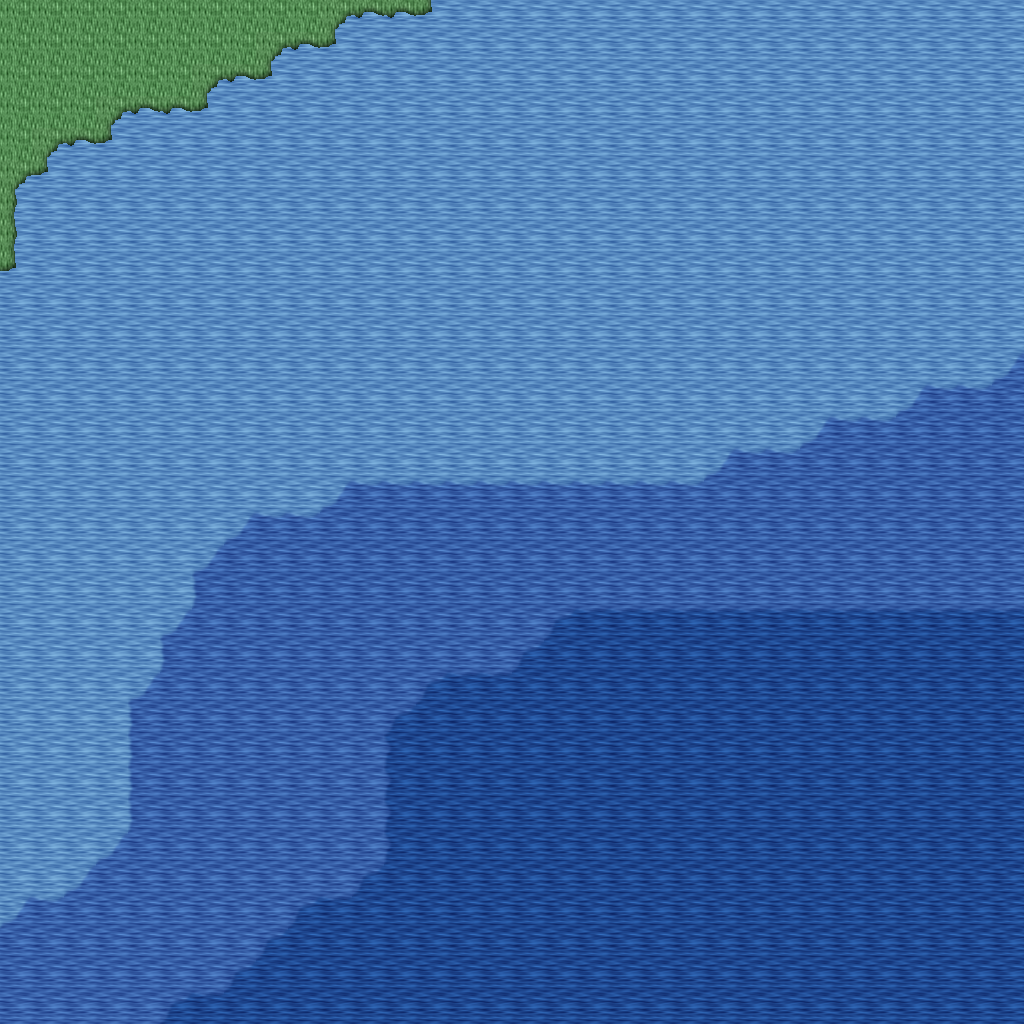

The image is a tile-based game level rendered from a .tmx file. Its description and source (layers, tilesets, objects; grid data summarised) follow:
An orthogonal 32x32 tile map with 32x32 px tiles, 5 tile layers (Ground, Objects, Objects2, Above, ...), 1 hidden layer not drawn, 14 tilesets.

<map version="1.10" tiledversion="1.11.0" orientation="orthogonal" renderorder="right-down" width="32" height="32" tilewidth="32" tileheight="32" infinite="0" nextlayerid="11" nextobjectid="1">
 <tileset firstgid="1" name="ground_ground" tilewidth="32" tileheight="32" tilecount="33" columns="3">
  <image source="../drawable/ground_ground.png" width="96" height="352" />
 </tileset>
 <tileset firstgid="34" name="plant_flower_daisy_red" tilewidth="32" tileheight="32" tilecount="8" columns="2">
  <image source="../drawable/plant_flower_daisy_red.png" width="64" height="128" />
 </tileset>
 <tileset firstgid="42" name="ground_grass_edges" tilewidth="32" tileheight="32" tilecount="36" columns="12">
  <image source="../drawable/ground_grass_edges.png" width="384" height="96" />
 </tileset>
 <tileset firstgid="78" name="ground_grass_corners" tilewidth="32" tileheight="32" tilecount="24" columns="6">
  <image source="../drawable/ground_grass_corners.png" width="192" height="128" />
 </tileset>
 <tileset firstgid="102" name="ground_water_pool" tilewidth="32" tileheight="32" tilecount="72" columns="3">
  <image source="../drawable/ground_water_pool.png" width="96" height="768" />
 </tileset>
 <tileset firstgid="174" name="plant_flower_daisy_white" tilewidth="32" tileheight="32" tilecount="8" columns="2">
  <image source="../drawable/plant_flower_daisy_white.png" width="64" height="128" />
 </tileset>
 <tileset firstgid="182" name="plant_grasses" tilewidth="32" tileheight="32" tilecount="6" columns="3">
  <image source="../drawable/plant_grasses.png" width="96" height="64" />
 </tileset>
 <tileset firstgid="188" name="item_statue_bird" tilewidth="32" tileheight="32" tilecount="8" columns="2">
  <image source="../drawable/item_statue_bird.png" width="64" height="128" />
 </tileset>
 <tileset firstgid="196" name="plant_tree_tree_darkgreen" tilewidth="32" tileheight="32" tilecount="88" columns="8">
  <image source="../drawable/plant_tree_tree_darkgreen.png" width="256" height="352" />
 </tileset>
 <tileset firstgid="284" name="logic_collision" tilewidth="32" tileheight="32" tilecount="1" columns="1">
  <image source="../drawable/logic_collision.png" width="32" height="32" />
 </tileset>
 <tileset firstgid="285" name="ground_water_pool_deep" tilewidth="32" tileheight="32" tilecount="72" columns="3">
  <image source="../drawable/ground_water_pool_deep.png" width="96" height="768" />
 </tileset>
 <tileset firstgid="357" name="logic_item_fruits" tilewidth="32" tileheight="32" tilecount="16" columns="8">
  <image source="../drawable/logic_item_fruits.png" width="256" height="64" />
 </tileset>
 <tileset firstgid="373" name="plant_tree_umbrella_thorn" tilewidth="32" tileheight="32" tilecount="18" columns="6">
  <image source="../drawable/plant_tree_umbrella_thorn.png" width="192" height="96" />
 </tileset>
 <tileset firstgid="391" name="light_light_5x5" tilewidth="32" tileheight="32" tilecount="25" columns="5">
  <image source="../drawable/light_light_5x5.png" width="160" height="160" />
 </tileset>
 <layer id="1" name="Ground" width="32" height="32">
  <data>[1024 cells, 1024 non-empty, 7 distinct tile ids]</data>
 </layer>
 <layer id="2" name="Objects" width="32" height="32">
  <data>[1024 cells, 60 non-empty, 7 distinct tile ids]</data>
 </layer>
 <layer id="3" name="Objects2" width="32" height="32">
  <data>[1024 cells, 0 non-empty, 0 distinct tile ids]</data>
 </layer>
 <layer id="4" name="Above" width="32" height="32">
  <data>[1024 cells, 0 non-empty, 0 distinct tile ids]</data>
 </layer>
 <layer id="5" name="Above2" width="32" height="32">
  <data>[1024 cells, 0 non-empty, 0 distinct tile ids]</data>
 </layer>
 <layer id="6" name="Walkable" width="32" height="32" visible="0">
  <data>[1024 cells, 503 non-empty, 1 distinct tile ids]</data>
 </layer>
 <objectgroup id="7" name="Mapevents" />
 <objectgroup id="8" name="Spawn" />
 <objectgroup id="9" name="Keys" />
 <objectgroup id="10" name="Replace" />
</map>
